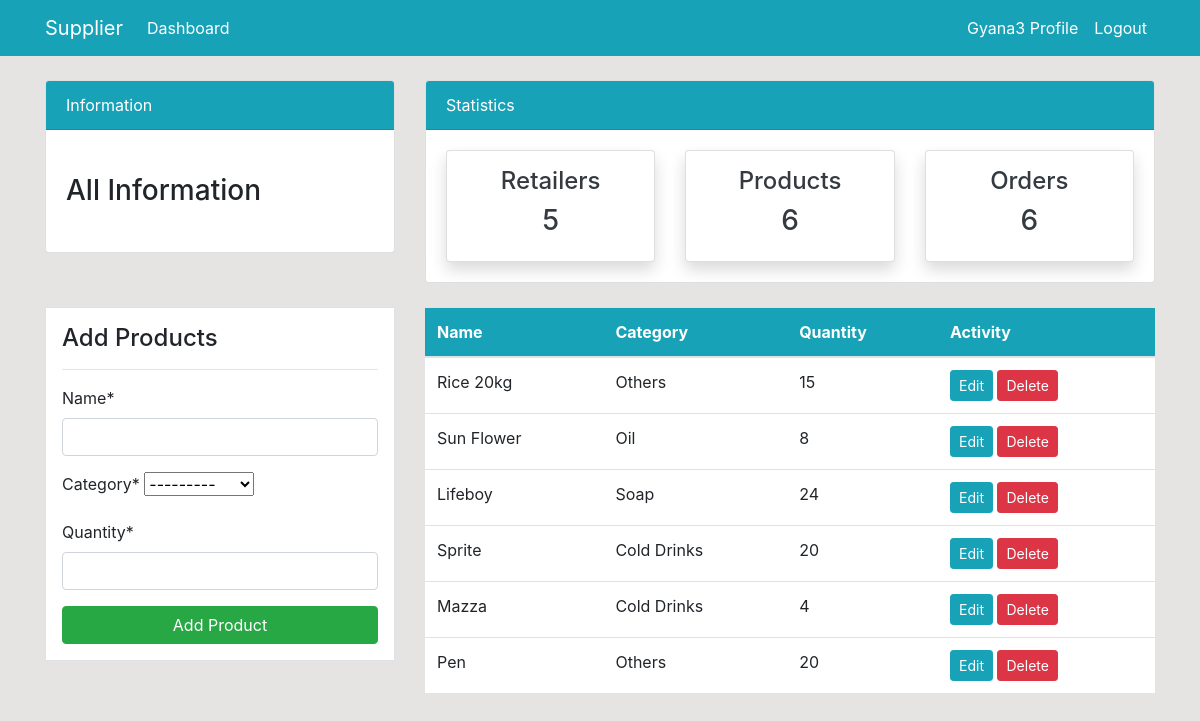
The app's page /product/ (signed in) with its own data.
### dashboard/models.py (models this page shows, shortened)
class Product(models.Model):
    name = models.CharField(max_length=100, null=True)
    category = models.CharField(max_length=20, choices=CATEGORY, null=True)
    quantity = models.PositiveIntegerField(null=True)
    class Meta:
        verbose_name_plural = 'Product'

### dashboard/views.py (the view)
# urls.py: path('product/', views.product, name='dashboard-product'),
@login_required
def product(request):
    items = Product.objects.all()  # using ORM
    product_count = items.count()
    workers_count = User.objects.all().count()
    orders_count = Order.objects.all().count()
    if request.method == 'POST':
        form = ProductForm(request.POST)
        if form.is_valid():
            form.save()
            product_name = form.cleaned_data.get('name')
            messages.success(request, f'{product_name} has been added')
            return redirect('dashboard-product')
    else:
        form = ProductForm()
    context = {
        'items': items,
        'form': form,
        'workers_count': workers_count,
        'orders_count': orders_count,
        'product_count': product_count
    }
    return render(request, 'dashboard/product.html', context)

### dashboard/forms.py
class ProductForm(forms.ModelForm):
    class Meta:
        model = Product
        fields = ['name', 'category', 'quantity']

### templates/dashboard/product.html (shortened to what this page needs)
{% extends 'partials/base.html' %} {% block title %}Product Page{% endblock%}
{% load crispy_forms_tags %}
{%block content %} {% include 'partials/topnav.html'%}
<div class="container">
  <div class="row my-4">
    <div class="col-md-4">
      <div class="border bg-white p-3">
        <h4>Add Products</h4>
        <hr />
        <form method="POST">
          {{ form|crispy }}
          <input
            class="btn btn-success btn-block"
            type="submit"
            value="Add Product"
          />
        </form>
      </div>
    </div>
    <div class="col-md-8">
      <table class="table bg-white">
        <thead class="bg-info">
          <tr class="text-white">
            <th scope="col">Name</th>
            <th scope="col">Category</th>
            <th scope="col">Quantity</th>
            <th scope="col">Activity</th>
          </tr>
        </thead>
        <tbody>
          {% for item in items %}
          <tr>
            <td>{{item.name}}</td>
            <td>{{item.category}}</td>
            <td>{{item.quantity}}</td>
            <td>
              <a class="btn btn-info btn-sm" href="{% url 'dashboard-product-update' item.id %}">Edit</a>
              <a class="btn btn-danger btn-sm" href="{% url 'dashboard-product-delete' item.id %}">Delete</a>
            </td>
          </tr>
          {% endfor %}
        </tbody>
      </table>
    </div>
  </div>
</div>
{%endblock%}

### templates/partials/base.html (shortened to what this page needs)
{% load static %}
<!DOCTYPE html>
<html lang="en">
  <head>
    <link
      rel="stylesheet"
      href="https://cdn.jsdelivr.net/npm/bootstrap@4.6.2/dist/css/bootstrap.min.css"
    />
    <link rel="stylesheet" href="{% static '/style.css' %}" />
  </head>
  <body>
    {% include 'partials/nav.html' %} {%block content %} {% endblock %}
  </body>
</html>

### templates/partials/nav.html (shortened to what this page needs)
<nav class="navbar navbar-expand-lg navbar-info bg-info">
  {% if user.is_authenticated %}
  <div class="container">
    <a class="navbar-brand text-white" href="{% url 'dashboard-index' %}"
      >Supplier</a
    >
    <div class="collapse navbar-collapse" id="navbarSupportedContent">
      <ul class="navbar-nav mr-auto">
        <li class="nav-item active">
          <a class="nav-link text-white" href="{% url 'dashboard-index' %}"
            >Dashboard <span class="sr-only">(current)</span></a
          >
        </li>
      </ul>
      <ul class="navbar-nav ml-auto">
        <li class="nav-item active">
          <a class="nav-link text-white" href="{% url 'user-profile' %}"
            >{{ user.username }} Profile <span class="sr-only">(current)</span></a
          >
        </li>
        <li class="nav-item">
          <a class="nav-link text-white" href="{% url 'user-logout' %}"
            >Logout</a
          >
        </li>
      </ul>
      {% endif %}
    </div>
  </div>
</nav>

### templates/partials/topnav.html (shortened to what this page needs)
<div class="container">
  <div class="row mt-4">
    <div class="col-md-4">
      <div class="card">
        <div class="card-header bg-info text-white">Information</div>
        <div class="card-body">
          <marquee behavior="" direction="">
            <h3 class="my-4">All Information</h3>
          </marquee>
        </div>
      </div>
    </div>
    <div class="col-md-8">
      <div class="card">
        <div class="card-header bg-info text-white">Statistics</div>
        <div class="card-body">
          <div class="row">
            <div class="col-md-4">
              <a
                class="text-decoration-none text-dark"
                href="{% url 'dashboard-retailer' %}"
              >
                <div class="card my-card shadow text-center p-3">
                  <h4>Retailers </h4>
                  <h3>{{ workers_count }}</h3>
                </div>
              </a>
            </div>
            <div class="col-md-4">
              <a
                class="text-decoration-none text-dark"
                href="{% url 'dashboard-product' %}"
              >
                <div class="card my-card shadow text-center p-3">
                  <h4>Products </h4>
                  <h3>{{ product_count }}</h3>
                </div>
              </a>
            </div>
            <div class="col-md-4">
              <a
                class="text-decoration-none text-dark"
                href="{% url 'dashboard-order' %}"
              >
                <div class="card my-card shadow text-center p-3">
                  <h4>Orders </h4>
                  <h3>{{ orders_count }}</h3>
                </div>
              </a>
            </div>
          </div>
        </div>
      </div>
    </div>
  </div>
</div>

### static/style.css (style rules this page uses)
body { background: rgb(230, 227, 227); }

### records on screen
Product: name "Rice 20kg", category "Others", quantity "15"
Product: name "Sun Flower", category "Oil", quantity "8"
Product: name "Lifeboy", category "Soap", quantity "24"
Product: name "Sprite", category "Cold Drinks", quantity "20"
Product: name "Mazza", category "Cold Drinks", quantity "4"
Product: name "Pen", category "Others", quantity "20"

### other values on screen
{{ user.username }} "Gyana3"
{{ workers_count }} "5"
{{ product_count }} "6"
{{ orders_count }} "6"
